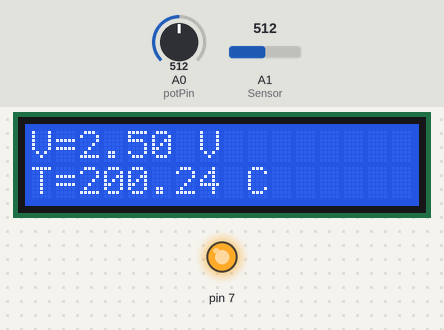
This sketch was run on a simulated Arduino Uno, built with avr-gcc and run on an emulated ATmega328P. Parts: 16×2 character LCD, output pins drawn as LEDs (lit = HIGH). The inputs (shaded band) are chosen by the test bench; at power-on: A0 (potPin) = 512, A1 (Sensor) = 512. No radio packets arrive unless stated; what the sketch prints to the serial monitor is not drawn.

Above: at 1.2 s.
1.3 s: A0 (potPin) set to 716
At 4.7 s:
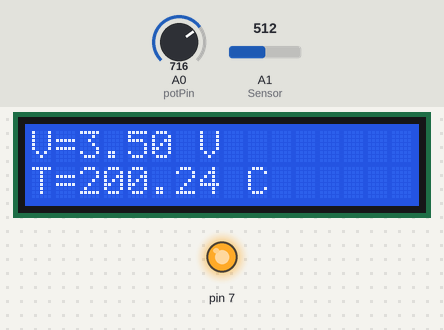
6.5 s: A1 (Sensor) set to 716
At 9.4 s:
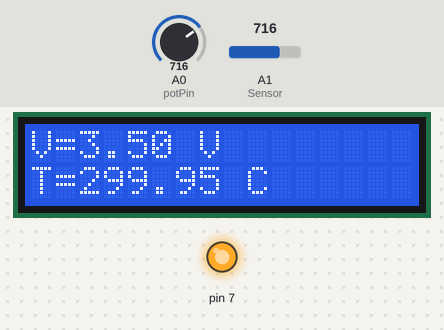
11.7 s: A0 (potPin) set to 900
At 14.1 s:
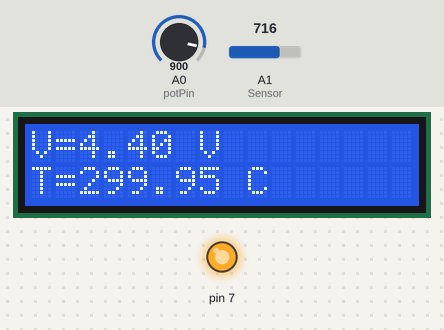
16.9 s: A1 (Sensor) set to 900
At 17.6 s:
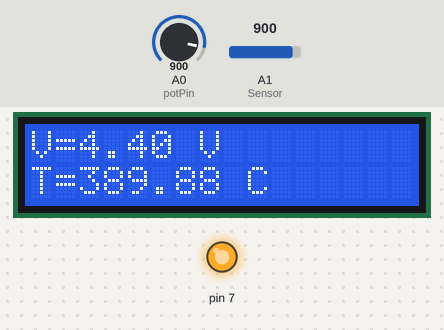
22.1 s: A0 (potPin) set to 1023
At 25.9 s:
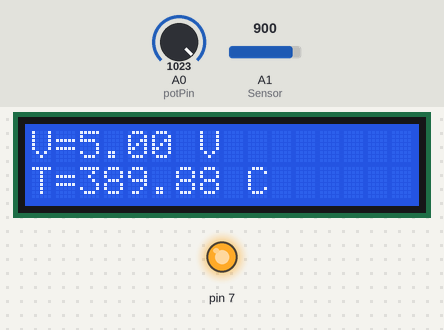
27.3 s: A1 (Sensor) set to 1023
At 30.6 s:
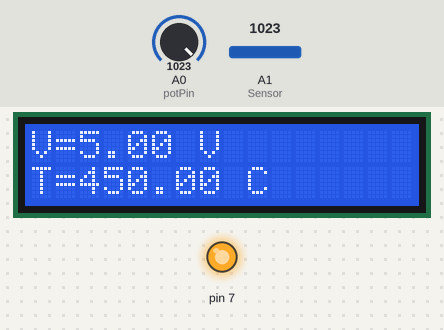
Timing chart, 0 to 32.1 s (numbered marks = the images above; inputs shaded):
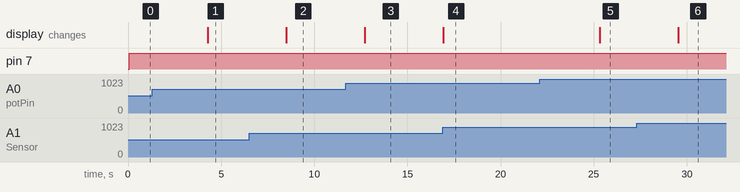

Measured:
- after the input at 1.3 s, the display: changes after 3.0 s (image 1)
- after the input at 6.5 s, the display: changes after 2.0 s (image 2)
- after the input at 11.7 s, the display: changes after 1.0 s (image 3)
- after the input at 16.9 s, the display: changes at once (image 4)
- after the input at 22.1 s, the display: changes after 3.2 s (image 5)
- after the input at 27.3 s, the display: changes after 2.2 s (image 6)

The sketch:

fullEdition.ino
```cpp
//pateint 1 or ESKOCH AND UNO
// For communication protocloes
#include <SPI.h>
#include <nRF24L01.h>
#include <printf.h>
#include <RF24.h>
#include <RF24_config.h>
#include <LiquidCrystal.h>
LiquidCrystal lcd(6,8,5,4,3,2);

//notification


// Blood pressure

int potPin=A0; //To read the Blood Pressure sensor value from A0 pin
int readVal; //Declearing readValue variable
float Voltage;//Declearing our voltage variable
String unit= " V"; // To Hold the SI unit
//Body Temperature
const int Sensor=A1;  //To read Body Temperature Sensor value from A1 pin
float vout; // to store the voltage value from the sensor
float tempC;//to temperature in degree Celsius

RF24 radio(9,10);
const uint64_t pipes[3] = { 0xF0F0F0F0E1LL,0xF0F0F0F0E2LL,0xF0F0F0F0E3LL };

void setup() {
  pinMode(potPin,INPUT);  // A0 for Blood pressure sensor
  pinMode(Sensor,INPUT); //A1 is an input pin for body temperature
  pinMode(1,OUTPUT);
  pinMode(7,OUTPUT);
  Serial.begin(9600);
  //LCD module
  lcd.begin(16,2);
  lcd.clear();
  lcd.print("Welcome to PMS");

  radio.begin();
  radio.setPALevel(RF24_PA_MIN);//t nesscesrly have to match with the raspberry pi it is the power level
  radio.setChannel(0x76); // have to match with the raspberry pi
  radio.openWritingPipe(pipes[1]);//iting to the raspberry pi
  radio.enableDynamicPayloads();
  radio.powerUp();
  //

}

void loop(void){

    //rED LED
  // Blood pressure
    readVal=analogRead(potPin);  //Read "potPin" and put value in readVal
    Voltage=(5.0/1023.0)*(readVal);
    Serial.print(Voltage);
    Serial.println(unit);
    lcd.clear();
    lcd.setCursor(0,0);
    lcd.print("V=");
    lcd.print(Voltage);
    lcd.print(unit);
     //Body Temperature
    vout=analogRead(Sensor); //reading analog input from A0
    vout=(vout*5000)/1023;
    Serial.print("Temp is= ");
    Serial.print(tempC);
    Serial.println("C");
    tempC=(vout-500)/10;  //Considering offset voltage of 500mv and 10mv/c
    lcd.setCursor(0,1);
    lcd.print("T=");
    lcd.print(tempC);
    lcd.print(" C");
    // Dengerous conditions
    if((Voltage>4)||(Voltage<1)||(tempC>25)||(tempC<10))
    {
        digitalWrite(7,HIGH);
        delay(200);

         }
    else{
        digitalWrite(7,LOW);
        delay(200);
      }
    //Sending  Setup
    String both="0";
    both+=String(Voltage);
    both+=String(tempC);
    Serial.print(both);
    char botht[11];
    both.toCharArray(botht,11);
    radio.write(&botht,sizeof(botht));
    delay(4000);
}
```
